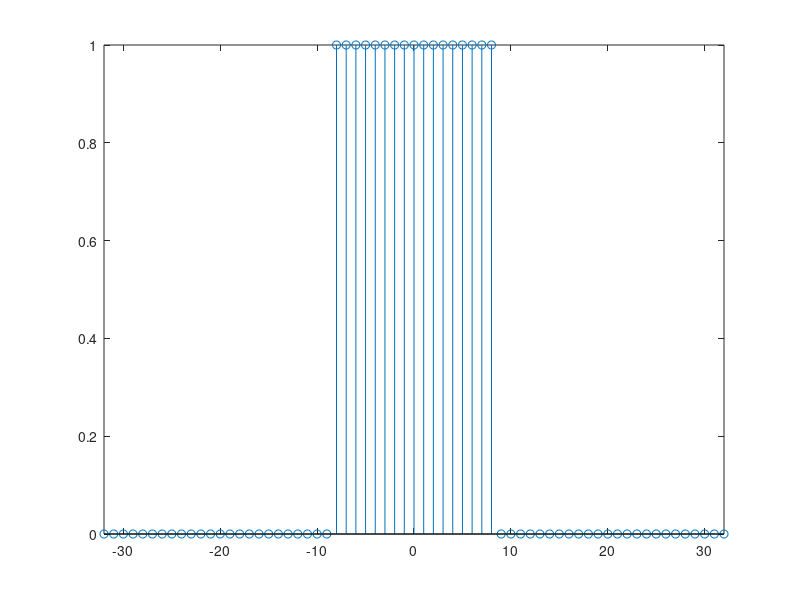

MATLAB code to generate this figure: (Note: this script raises an error after producing the figure.)
clear;
clf;

f0 = 1;% Unite de frequence
T0 = 1/f0;% Unite de temps

a = 8;% 1/2 largeur de la porte
Dt = a*T0;
A = 1;%hauteur de la porte
t_min = -32*T0;%borne inferieure de l'intervalle de visualisation
t_max = 32*T0;%borne superieure
t = t_min:1:t_max;%ensemble des valeur de t que l'on va calculer
n = 512;% Nombre de points
s = zeros(1,n);% on initialise l'ensemble des points a zeros
s(512/2-a:512/2+a) = 1;%les valeurs entre -8 et 8 notre porte vaut 1

h = stem(-255:256, s);%on trace tous les points de s entre -255 et 256
xlim([t_min t_max]);%les x sont compris entre t_min et t_max
my_title('Signal porte de largeur 16 et d''amplitude 1');

input('Figure suivante ? ');

[x, f] = TFD(s, 1, 512);%on calcul la transforme de fourier de pour les 512 points
fig = stem(f, abs(x));%on trace la valeur absolu de la transforme de fourier
xlim([0 0.5]);%sur l'intervalle 0 0.5
my_title('Transformee de fourier de la porte sur l''intervalle [0,0.5]') ; 

